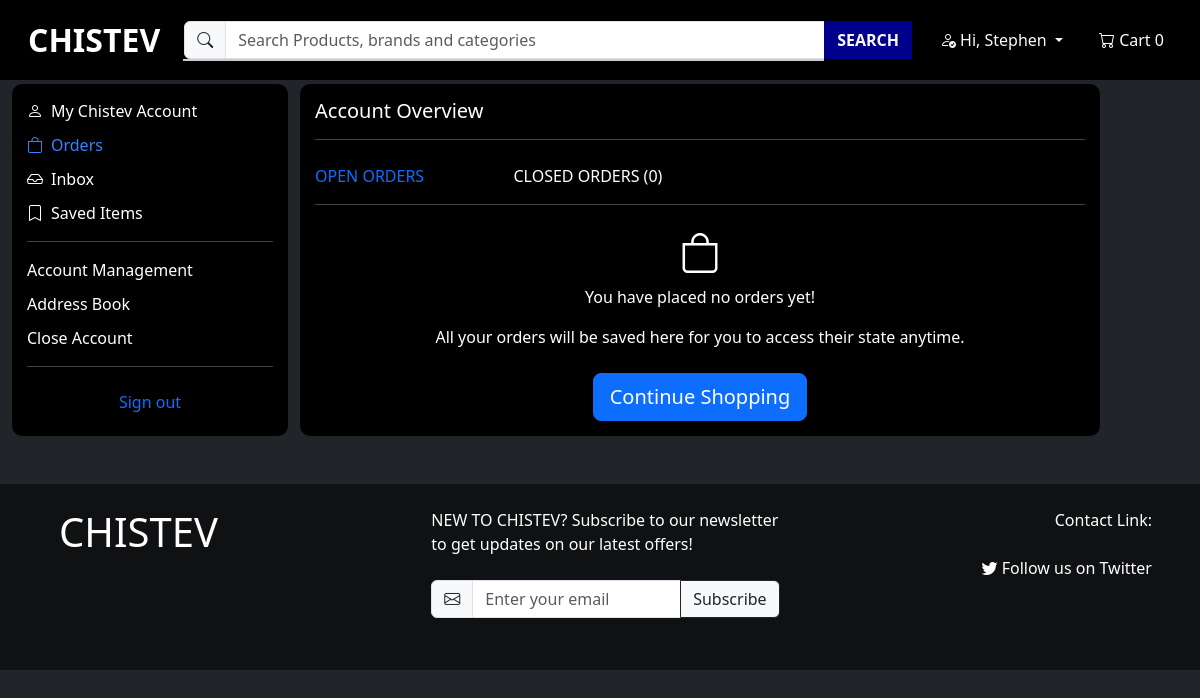
Page /accounts/orders/ (signed in) on the earlier database version.
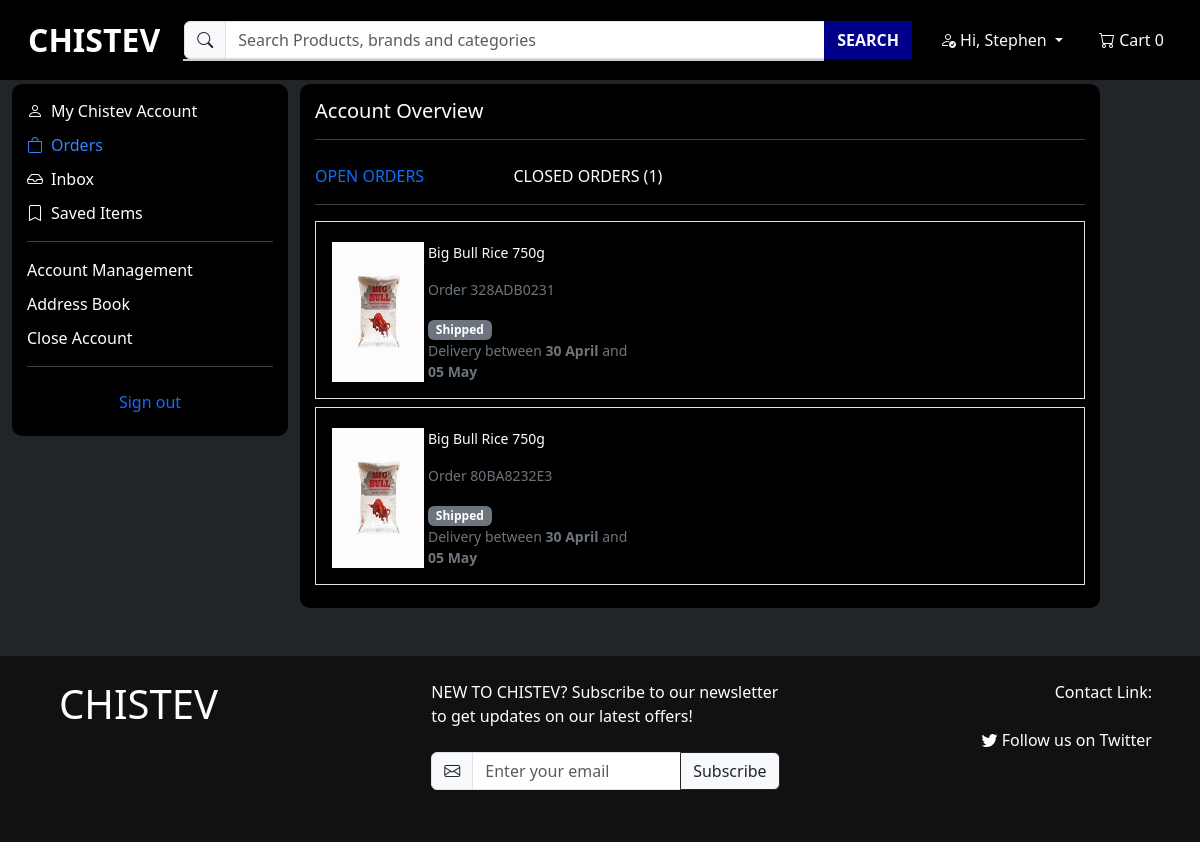
Same page on the later database version.
### accounts/models.py (models this page shows, shortened)
class CustomUser(AbstractBaseUser, PermissionsMixin):
    email = models.EmailField(unique=True)
    first_name = models.CharField(max_length=30, blank=True)
    last_name = models.CharField(max_length=30, blank=True)
    is_active = models.BooleanField(default=True)
    is_staff = models.BooleanField(default=False)
    objects = CustomUserManager()
    USERNAME_FIELD = 'email'
    REQUIRED_FIELDS = []
    groups = models.ManyToManyField(
        'auth.Group',
        related_name='custom_user_groups_set',
        blank=True,
        verbose_name='groups',
        help_text='The groups this user belongs to. A user will get all permissions granted to each of their groups.',
    )
    user_permissions = models.ManyToManyField(
        'auth.Permission',
        related_name='custom_user_permissions_set',
        blank=True,
        verbose_name='user permissions',
        help_text='Specific permissions for this user.',
    )

class PersonalDetails(models.Model):
    user = models.OneToOneField(CustomUser, on_delete=models.CASCADE, related_name='personal_details')
    first_name = models.CharField(max_length=255)
    middle_name = models.CharField(max_length=255, blank=True)  # Allow blank since middle name might not be present
    last_name = models.CharField(max_length=255)
    security_code = models.CharField(max_length=4, blank=True, null=True)
    security_code_expiration = models.DateTimeField(blank=True, null=True)

### ecommerce/models.py (models this page shows, shortened)
class Order(models.Model):
    PAYMENT_METHOD_CHOICES = (
        ('pay_on_delivery', 'Tap & Relax, Pay with Bank Transfer on Delivery'),
        ('bank_transfer', 'Bank Transfer'),
    )
    DEFAULT_PAYMENT_METHOD = 'pay_on_delivery'
    order_number = models.CharField(max_length=10, unique=True)
    user = models.ForeignKey(settings.AUTH_USER_MODEL, on_delete=models.CASCADE)
    items = models.ManyToManyField('Product', through='OrderItem')
    total_amount = models.DecimalField(max_digits=10, decimal_places=2)
    order_date = models.DateTimeField(auto_now_add=True)
    payment_method = models.CharField(max_length=20, choices=PAYMENT_METHOD_CHOICES, default=DEFAULT_PAYMENT_METHOD)
    is_cancelled = models.BooleanField(default=False)
    cancellation_date = models.DateTimeField(null=True, blank=True)

class OrderItem(models.Model):
    order = models.ForeignKey(Order, on_delete=models.CASCADE)
    product = models.ForeignKey('Product', on_delete=models.CASCADE)
    quantity = models.PositiveIntegerField(default=1)
    price = models.DecimalField(max_digits=10, decimal_places=2)

class Product(models.Model):
    name = models.CharField(max_length=100)
    image = models.ImageField()
    old_price = models.DecimalField(max_digits=10, decimal_places=2, blank=True, null=True)
    new_price = models.DecimalField(max_digits=10, decimal_places=2)
    discount_percentage = models.IntegerField(default=0)
    rating = models.DecimalField(max_digits=3, decimal_places=2, default=0.0)
    description = CKEditor5Field('Text', config_name='extends')
    super_category = models.ForeignKey(SuperCategory, on_delete=models.CASCADE)
    category = models.ForeignKey(Category, on_delete=models.CASCADE)

### accounts/views.py (the view)
    def wrapper(request, *args, **kwargs):
        if not request.user.is_authenticated:
            return redirect('accounts:login_or_register')
        return view_func(request, *args, **kwargs)

### accounts/views.py (called while the page is built)
def redirect_to_login_or_register(view_func):
    def wrapper(request, *args, **kwargs):
        if not request.user.is_authenticated:
            return redirect('accounts:login_or_register')
        return view_func(request, *args, **kwargs)
    return wrapper

@redirect_to_login_or_register
def account_page(request, template_name, additional_context=None):
    current_path = resolve(request.path_info).url_name
    context = {'current_path': current_path}
    if additional_context:
        context.update(additional_context)
    return render(request, template_name, context)

def calculate_delivery_dates(order_date):
    delivery_start_date = order_date + timedelta(days=5)
    delivery_end_date = order_date + timedelta(days=10)
    return delivery_start_date, delivery_end_date

### accounts/templates/accounts/orders.html
{% extends 'ecommerce/base.html' %}
{% load humanize %}
{% block body %}
             {% include 'accounts/account_navigation.html' %}
                <h5>Account Overview</h5>
                <hr>
                <div class="row mt-4">
                    <div class="col-md-3">
                        <a href="#" class="text-decoration-none">OPEN ORDERS</a>
                    </div>
                    <div class="col-md-3">
                        <a href="{% url 'accounts:closed_orders' %}" class="text-decoration-none closed-orders">CLOSED ORDERS ({{ total_cancelled_orders }})</a>
                    </div>
                </div>
                <hr>
                {% if active_orders %}
                {% for order_info in active_orders %}
                    {% with order=order_info.order %}
                        <div class="border p-3 mb-2">
                            <a href="{% url 'accounts:order_details' order_number=order.order_number %}" class="text-decoration-none text-white">
                                <div class="col-md-5 mt-1 d-flex">
                                    <img src="{{ order_info.order_item.product.image.url }}" alt="{{ order_info.order_item.product.name }}" class="img-fluid" style="width: 30%;">
                                    <div class="ms-1">
                                        <p class="small text-nowrap">{{ order_info.order_item.product.name }}</p>
                                        <p class="small text-secondary">Order {{ order.order_number }}</p>
                                        <span class="badge bg-secondary">Shipped</span>
                                        <div class="small text-secondary">Delivery between <b>{{ order_info.delivery_start_date|date:"d F" }}</b> and <b>{{ order_info.delivery_end_date|date:"d F" }}</b></div>
                                    </div>
                                </div>
                            </a>
                        </div>
                    {% endwith %}
                {% endfor %}
                {% else %}
                <div class="row mt-4">
                    <div class="col-md-12 text-center">
                        <h1><strong><i class="bi bi-bag"></i></strong></h1>
                        <p>You have placed no orders yet!</p>
                        <p>All your orders will be saved here for you to access their state anytime.</p>
                        <a href="{% url 'ecommerce:index' %}" class="btn btn-primary btn-lg mt-2">Continue Shopping</a>
                    </div>
                </div>
            {% endif %}
            </div>
        </div>
    </div>
</body>
{% endblock %}

### ecommerce/templates/ecommerce/base.html (shortened to what this page needs)
{% load static %}
<!DOCTYPE html>
<html lang="en">
<head>
    <link href="https://cdn.jsdelivr.net/npm/bootstrap@5.3.3/dist/css/bootstrap.min.css" rel="stylesheet"
>
    <link rel="stylesheet" href="https://cdn.jsdelivr.net/npm/bootstrap-icons@1.11.1/font/bootstrap-icons.css">
    {% block css %}
    <link rel="stylesheet" type="text/css" href="{% static 'styles.css' %}">
    <link rel="stylesheet" type="text/css" href="{% static 'styles2.css' %}">
    {% endblock %}
</head>
<body class="bg-dark d-flex flex-column">
    <nav class="navbar navbar-expand-lg navbar-light navbar-custom fixed-top">
        <div class="container-fluid">
            <a class="navbar-brand ms-3 fs-2 text-white fw-bold" href="{% url 'ecommerce:index' %}">CHISTEV</a>
            <div class="collapse navbar-collapse" id="navbarNav">
                <form class="d-flex mx-auto my-2 my-lg-0" method="GET" action="{% url 'ecommerce:product_search' %}">
                    <div class="input-group">
                        <span class="input-group-text"><i class="bi bi-search"></i></span>
                        <input id="search-input" class="form-control" type="search" name="query"  style="width: 70%;" placeholder="Search Products, brands and categories" aria-label="Search" value="{{ query }}">
                        <button class="btn btn-outline-light btn-search" type="submit">SEARCH</button>
                        <div id="autocomplete-suggestions" class="position-absolute top-100"></div>
                    </div>
                </form>
                <div class="navbar-nav ms-auto align-items-center">
                    <div class="nav-item dropdown">
                        <button class="btn btn-outline-light btn-account dropdown-toggle" type="button" id="accountDropdown" data-bs-toggle="dropdown" aria-expanded="false">
                            {% if user.is_authenticated %}
                            <i class="bi bi-person-check"></i> Hi, {{ user.personal_details.first_name }}
                            {% else %}
                            <i class="bi bi-person"></i> Account
                            {% endif %}
                        </button>
                    </div>
                    <div class="navbar-text">
                        <button class="btn btn-outline-light btn-cart" type="button">
                            <a href="{% url 'cart:cart' %}" class="btn btn-outline-light btn-cart text-white" role="button">
                                <i class="bi bi-cart"></i> Cart <span id="cart-count">0</span>
                            </a>
                        </button>
                    </div>
                </div>
            </div>
        </div>
    </nav>
    {% block body %}
    {% endblock %}
    <footer class=" p-4 mt-5 text-white" style="background-color: rgba(0, 0, 0, 0.534);">
        <div class="container">
            <div class="row">
                <div class="col-md-4">
                    <h1>CHISTEV</h1>
                </div>
                <div class="col-md-4">
                    <p class="mb-4">NEW TO CHISTEV? Subscribe to our newsletter to get updates on our latest offers!</p>
                    <form>
                        <div class="input-group mb-3">
                            <span class="input-group-text" id="email-icon"><i class="bi bi-envelope"></i></span>
                            <input type="email" class="form-control" placeholder="Enter your email" aria-label="Email" aria-describedby="subscribe-btn" style="background-color: #fff; color: #000;">
                            <button class="btn btn-light btn-outline-dark" type="button" id="subscribe-btn">Subscribe</button>
                        </div>
                    </form>
                </div>
                <div class="col-md-4 d-flex flex-column align-items-end">
                    <p class="mb-4">Contact Link:</p>
                        <a href="https://twitter.com/chistev12" target="_blank" class="text-white text-decoration-none"><i class="bi bi-twitter"></i> Follow us on Twitter</a>
                </div>
                </div>
            </div>
</footer>
</body>
</html>

### accounts/templates/accounts/account_navigation.html (shortened to what this page needs)
<body class="bg-dark">
    <div class="accounts-container mt-4">
        <div class="row mx-auto d-flex">
            <div class="col-md-3 d-flex justify-content-center mb-4 mb-md-0">
                <div class="black-card my-account-card">
                    <ul class="custom-list">
                        <li><a href="{% url 'accounts:my_account' %}" class="nav-link {% if current_path == 'my_account' %}active{% endif %}">
                            <i class="bi bi-person"></i>My Chistev Account</a>
                        </li>
                        <li><a href="{% url 'accounts:orders' %}"
                            class="nav-link {% if current_path == 'closed_orders' or current_path == 'orders' or current_path == 'order_details' %}active{% endif %}"><i class="bi bi-bag">
                            </i>Orders</a>
                        </li>
                        <li><a href="{% url 'accounts:inbox' %}" class="nav-link  {% if current_path == 'inbox' %}active{% endif %}"><i class="bi bi-inbox">
                        </i>Inbox</a></li>
                        <li><a href="{% url 'accounts:saved_items' %}" class="nav-link {% if current_path == 'saved_items' %}active{% endif %}"><i class="bi bi-bookmark"></i>Saved Items</a></li>
                        <hr>
                        <li><a href="{% url 'accounts:account_management' %}">Account Management</a></li>
                        <li><a href="{% url 'accounts:address_book' %}" class="nav-link ">Address Book</a></li>
                        <li><a href="{% url 'accounts:delete_account' %}">Close Account</a></li>
                        <hr>
                            <li class="text-center ms-auto">
                                <a class="btn text-primary sign_out_btn" style="display: inline-block;" href="{% url 'accounts:sign_out' %}">Sign out</a>
                            </li>
                    </ul>
                </div>
            </div>
        <div class="col-md-8 col-11 me-auto black-card small-screen">

### assets/styles.css (style rules this page uses)
.input-group input { flex: 1 !important; }
.my-account-card { width: 300px; align-self: flex-start; }
@media (max-width: 1200px) { .accounts-container, .cart-container, .index-container { margin-top: 5%; } }
* { margin: 0; padding: 0; }
.navbar-custom { background-color: black; }
.btn-search { background-color: darkblue; border-color: darkblue; font-weight: bold; }
.btn-account, .btn-help, .btn-cart { border: none; }
.btn-cart { border: none; }
body { background-color: royalblue; padding-top: 60px; }
.black-card { background-color: black; color: white; padding: 15px; border-radius: 10px; cursor: default !important; user-select: text; }
.custom-list { list-style-type: none; padding: 0; margin-bottom: 0; }
.custom-list li { margin-bottom: 10px; }
.custom-list li:last-child { margin-bottom: 0; }
.custom-list a { text-decoration: none; color: white; display: flex; align-items: center; transition: color 0.3s; }
.custom-list i { margin-right: 8px; }
.custom-list a.active, .custom-list a:hover { color: #3385ff; background-color: transparent; }
.active { background-color: #3385ff; }
.closed-orders, .open-orders { color: white; }
@media (min-width: 992px) { .form-control { width: 600px !important; } }

### assets/styles2.css (style rules this page uses)
.container { display: inline-block; position: relative; padding-left: 35px; margin-bottom: 12px; cursor: pointer; font-size: 16px; user-select: none; }
#autocomplete-suggestions { width: 88%; background-color: white; border: 1px solid #ccc; box-shadow: 0 2px 4px rgba(0, 0, 0, 0.1); z-index: 1000; }

Differences in the rows shown:
added Order: order_item.product.image (picture), order_item.product.name "Big Bull Rice 750g", order.order_number "328ADB0231", delivery_start_date "30 April", delivery_end_date "05 May"
added Order: order_item.product.image (picture), order_item.product.name "Big Bull Rice 750g", order.order_number "80BA8232E3", delivery_start_date "30 April", delivery_end_date "05 May"
Other differences:
{{ total_cancelled_orders }}: "0" → "1"
text no longer shown: "You have placed no orders yet! All your orders will be saved here for you to access their state anytime. Continue Shopping"
